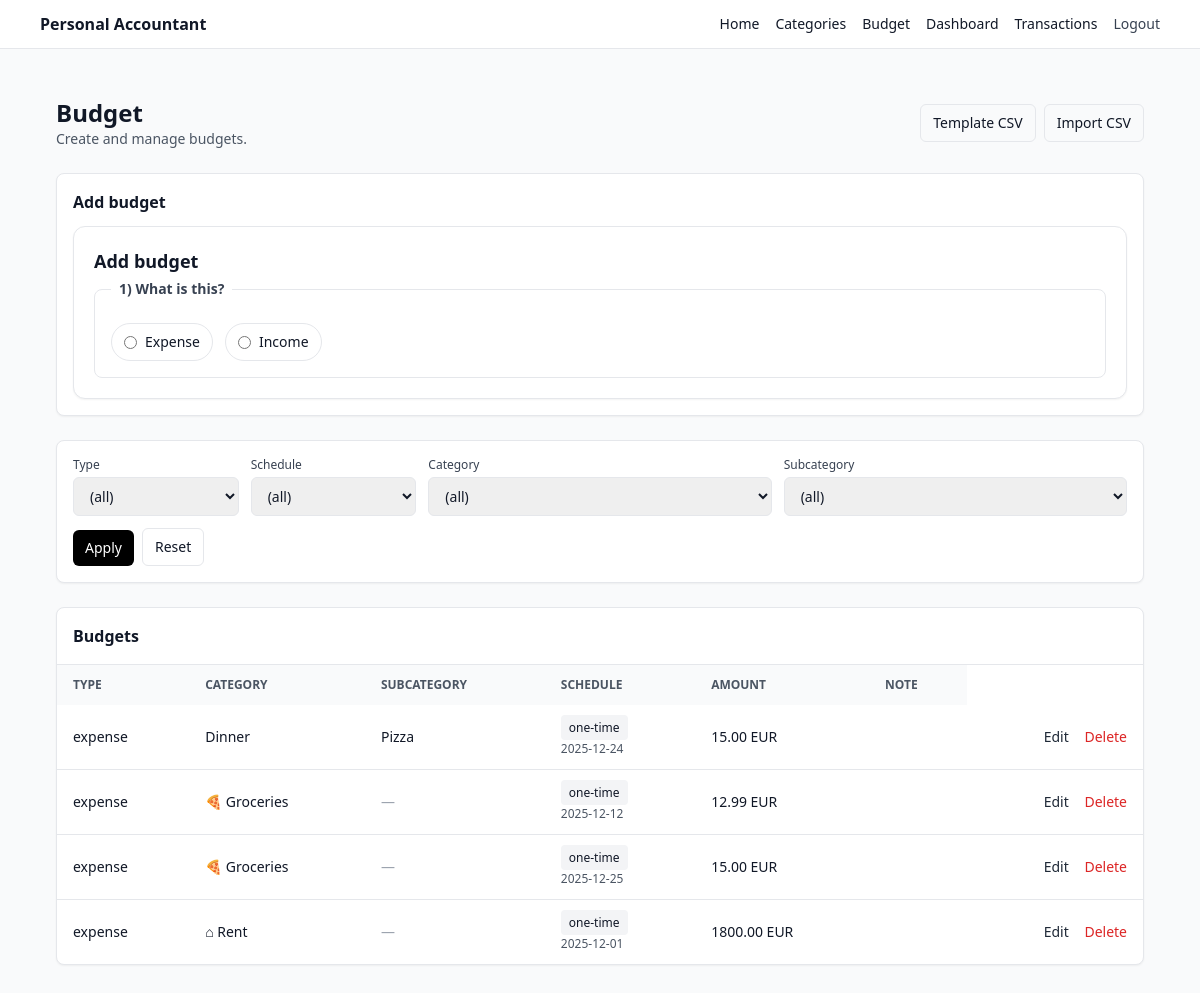
The page /budget (signed in) on the database as committed earlier.
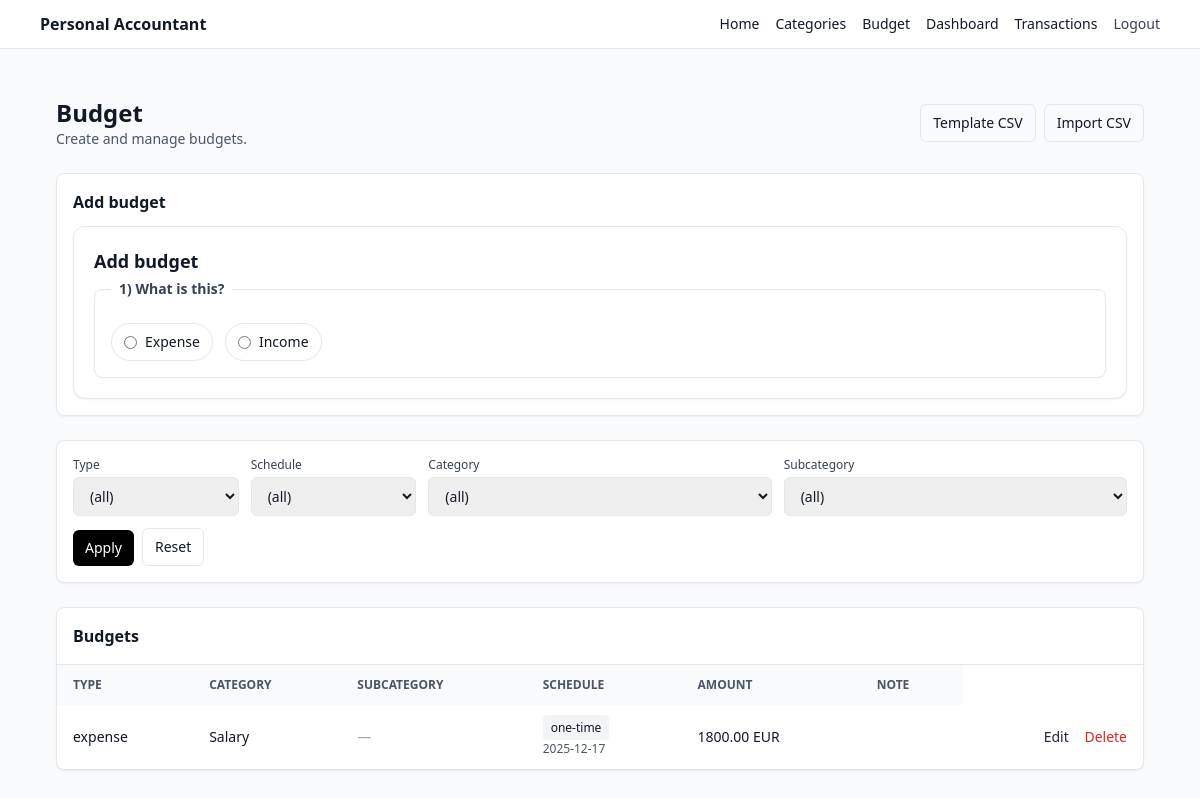
The same page on the database as committed later.
### app/models.py (models this page shows)
class Budget(SQLModel, table=True):
    id: int | None = Field(default=None, primary_key=True)
    user_id: int = Field(foreign_key="user.id", index=True)
    type: BudgetType  # income/expense
    amount_cents: int
    currency: str  # e.g. "EUR"
    category_id: int = Field(foreign_key="category.id", index=True)
    subcategory_id: int | None = Field(default=None, foreign_key="subcategory.id", index=True)
    is_recurring: bool = False
    repeat_unit: RepeatUnit | None = None        # weekly/monthly/yearly
    repeat_interval: int | None = None           # every N units (1=every month/week/year)
    day_of_month: int | None = None              # for monthly/yearly patterns
    weekday: int | None = None                   # 0=Mon ... 6=Sun for weekly patterns
    one_time_date: date | None = None
    start_date: date | None = None
    end_date: date | None = None
    note: str | None = None
    created_at: datetime = Field(default_factory=datetime.utcnow)

class Category(SQLModel, table=True):
    __table_args__ = (
        UniqueConstraint("user_id", "name", name="uq_category_user_name"),
    )
    id: int | None = Field(default=None, primary_key=True)
    user_id: int = Field(foreign_key="user.id", index=True)
    name: str
    icon: str | None = None  # emoji or icon key
    created_at: datetime = Field(default_factory=datetime.utcnow)

class Subcategory(SQLModel, table=True):
    __table_args__ = (
        UniqueConstraint("category_id", "name", name="uq_subcategory_category_name"),
    )
    id: int | None = Field(default=None, primary_key=True)
    user_id: int = Field(foreign_key="user.id", index=True)   # convenience + ownership
    category_id: int = Field(foreign_key="category.id", index=True)
    name: str
    icon: str | None = None
    created_at: datetime = Field(default_factory=datetime.utcnow)

### app/routes/budgets.py (the view)
@router.get("/budget", response_class=HTMLResponse)
def list_budget(
    request: Request,
    type: str | None = None,  # query param
    schedule: str | None = None,
    category_id: str | None = None,
    subcategory_id: str | None = None,
    q: str | None = None,
    created_from: str | None = None,
    created_to: str | None = None,
    db: Session = Depends(get_session),
    uid: int | None = Depends(current_user_id),
):
    if not uid:
        return RedirectResponse(url="/login", status_code=303)
    filters = {
        "type": (type or "").strip(),
        "schedule": (schedule or "").strip(),
        "category_id": (category_id or "").strip(),
        "subcategory_id": (subcategory_id or "").strip(),
        "q": (q or "").strip(),
        "created_from": (created_from or "").strip(),
        "created_to": (created_to or "").strip(),
    }
    return _render_budget_page(request, uid, db, filters=filters)

### templates/budget.html (shortened to what this page needs)
{% extends "_base.html" %}
{% block content %}
  <div class="mx-auto max-w-6xl px-4 py-6">
    <div class="mb-6 flex items-center justify-between">
      <div>
        <h1 class="text-2xl font-semibold">Budget</h1>
        <p class="text-sm text-gray-600">Create and manage budgets.</p>
      </div>
      <div class="flex gap-2">
        <a href="/budget/template.csv" class="rounded-md border px-3 py-2 text-sm">Template CSV</a>
        <a href="/budget/import" class="rounded-md border px-3 py-2 text-sm">Import CSV</a>
      </div>
    </div>
    <div class="mb-6 rounded-lg border bg-white p-4 shadow-sm">
      <h2 class="mb-3 font-semibold">Add budget</h2>
      {% include "_budget_form_journey.html" %}
    </div>
    {% include "_budget_filters.html" %}
    <div class="rounded-lg border bg-white shadow-sm">
      <div class="border-b p-4">
        <h2 class="font-semibold">Budgets</h2>
      </div>
      {% if budgets and budgets|length > 0 %}
        <div class="overflow-x-auto">
          <table class="w-full text-left text-sm">
            <thead class="bg-gray-50 text-xs uppercase text-gray-600">
              <tr>
                <th class="px-4 py-3">Type</th>
                <th class="px-4 py-3">Category</th>
                <th class="px-4 py-3">Subcategory</th>
                <th class="px-4 py-3">Schedule</th>
                <th class="px-4 py-3">Amount</th>
                <th class="px-4 py-3">Note</th>
              </tr>
            </thead>
            <tbody class="divide-y">
              {% for b in budgets %}
                {% set cat = categories_by_id.get(b.category_id|int) %}
                {% set sub = (subcategories_by_id.get(b.subcategory_id|int) if b.subcategory_id else None) %}
                <tr class="hover:bg-gray-50">
                  <td class="px-4 py-3">{{ (b.type.value if b.type is not string else ((b.type.split('.')[-1])|lower)) }}</td>
                  <td class="px-4 py-3">
                    {% if cat %}
                      {{ (cat.icon ~ ' ' if cat.icon else '') ~ cat.name }}
                    {% else %}
                      Category {{ b.category_id }}
                    {% endif %}
                  </td>
                  <td class="px-4 py-3">
                    {% if sub %}
                      {{ (sub.icon ~ ' ' if sub.icon else '') ~ sub.name }}
                    {% else %}
                      <span class="text-gray-400">—</span>
                    {% endif %}
                  </td>
                  <td class="px-4 py-3">
                    {% if b.is_recurring %}
                      <span class="rounded bg-gray-100 px-2 py-1 text-xs">recurring</span>
                      <div class="mt-1 text-xs text-gray-600">
                        every {{ b.repeat_interval or 1 }} {{ (b.repeat_unit.value if b.repeat_unit else b.repeat_unit) }}
                        {% if b.weekday is not none %} • weekday {{ b.weekday }}{% endif %}
                        {% if b.day_of_month is not none %} • day {{ b.day_of_month }}{% endif %}
                        {% if b.start_date %} • start {{ b.start_date }}{% endif %}
                        {% if b.end_date %} • end {{ b.end_date }}{% endif %}
                      </div>
                    {% else %}
                      <span class="rounded bg-gray-100 px-2 py-1 text-xs">one-time</span>
                      <div class="mt-1 text-xs text-gray-600">
                        {{ b.one_time_date }}
                      </div>
                    {% endif %}
                  </td>
                  <td class="px-4 py-3">
                    {{ cents_to_euros_str(b.amount_cents) }} {{ b.currency }}
                  </td>
                  <td class="px-4 py-3">
                  </td>
                  <td class="px-4 py-3 text-right whitespace-nowrap">
                    <a href="/budget/{{ b.id }}/edit" class="text-sm font-medium text-gray-800 hover:text-black">Edit</a>
                    <form action="/budget/{{ b.id }}/delete" method="post" class="inline" onsubmit="return confirm('Delete budget?');">
                      <button type="submit" class="ml-3 text-sm font-medium text-red-600 hover:text-red-700">Delete</button>
                    </form>
                  </td>
</tr>
              {% endfor %}
            </tbody>
          </table>
        </div>
      {% else %}
        <div class="p-4 text-sm text-gray-600">No budgets yet.</div>
      {% endif %}
    </div>
  </div>
{% endblock %}

### templates/_base.html (shortened to what this page needs)
<!doctype html>
<html>
  <head>
    <script src="https://cdn.tailwindcss.com"></script>
  </head>
  <body class="bg-gray-50 text-gray-900">
  {% set _uid = (user_id if user_id is defined else request.session.get('user_id')) %}
    <header class="border-b bg-white">
      <div class="mx-auto max-w-6xl px-4 py-3 flex items-center justify-between">
        <div class="font-semibold">Personal Accountant</div>
        <nav class="flex gap-4 text-sm">
          <a href="/" class="hover:underline">Home</a>
          <a href="/categories" class="hover:underline">Categories</a>
          <a href="/budget" class="hover:underline">Budget</a>
          <a href="/dashboard" class="hover:underline">Dashboard</a>
          <a href="/transaction" class="...">Transactions</a>
        {% if _uid %}<form action="/logout" method="post" class="inline"><button type="submit" class="text-sm font-medium text-gray-700 hover:text-gray-900">Logout</button></form>{% endif %}
</nav>
      </div>
    </header>
    <main class="mx-auto max-w-6xl px-4 py-6">
      {% block content %}{% endblock %}
    </main>
</body>
</html>

### templates/_budget_form_journey.html (shortened to what this page needs)
<div class="rounded-xl border bg-white p-5 shadow-sm">
  <h2 class="text-lg font-semibold mb-1">Add budget</h2>
  <form action="/budget" method="post" class="space-y-5" id="budget-journey-form">
    <fieldset class="rounded-lg border p-4">
      <legend class="px-2 text-sm font-semibold text-gray-700">1) What is this?</legend>
      <div class="mt-2 flex flex-wrap gap-3">
        <label class="inline-flex items-center gap-2 rounded-full border px-3 py-2 text-sm cursor-pointer hover:bg-gray-50">
          <input type="radio" name="budget_type" value="expense" class="accent-black" required>
          <span>Expense</span>
        </label>
        <label class="inline-flex items-center gap-2 rounded-full border px-3 py-2 text-sm cursor-pointer hover:bg-gray-50">
          <input type="radio" name="budget_type" value="income" class="accent-black" required>
          <span>Income</span>
        </label>
      </div>
    </fieldset>
  </form>
</div>

### templates/_budget_filters.html (shortened to what this page needs)
<div class="mb-6 rounded-lg border bg-white p-4 shadow-sm">
  <form method="get" action="/budget" class="grid gap-3 md:grid-cols-6">
    {% set f = filters if filters is mapping else {} %}
    <div class="md:col-span-1">
      <label class="block text-xs font-medium text-gray-700">Type</label>
      <select name="type" class="mt-1 w-full rounded-md border px-3 py-2 text-sm">
        <option value="" {% if not f.get("type") %}selected{% endif %}>(all)</option>
      </select>
    </div>
    <div class="md:col-span-1">
      <label class="block text-xs font-medium text-gray-700">Schedule</label>
      <select name="schedule" class="mt-1 w-full rounded-md border px-3 py-2 text-sm">
        <option value="" {% if not f.get("schedule") %}selected{% endif %}>(all)</option>
      </select>
    </div>
    <div class="md:col-span-2">
      <label class="block text-xs font-medium text-gray-700">Category</label>
      <select
        name="category_id"
        id="f_category_id"
        class="mt-1 w-full rounded-md border px-3 py-2 text-sm"
        hx-get="/budget/subcategories"
        hx-trigger="change"
        hx-target="#f_subcategory_id"
        hx-include="#f_category_id"
      >
        <option value="" {% if not f.get("category_id") %}selected{% endif %}>(all)</option>
      </select>
    </div>
    <div class="md:col-span-2">
      <label class="block text-xs font-medium text-gray-700">Subcategory</label>
      <select name="subcategory_id" id="f_subcategory_id" class="mt-1 w-full rounded-md border px-3 py-2 text-sm">
        <option value="" {% if not f.get("subcategory_id") %}selected{% endif %}>(all)</option>
      </select>
    </div>
    <div class="md:col-span-6 flex items-end gap-2">
      <button type="submit" class="rounded-md bg-black px-3 py-2 text-sm text-white">Apply</button>
      <a href="/budget" class="rounded-md border px-3 py-2 text-sm">Reset</a>
    </div>
  </form>
</div>

Rows that differ between the two databases and show on the page:
removed Budget: type "expense", one_time_date "2025-12-24", amount_cents "15.00", currency "EUR"
removed Category: icon+name "Dinner"
removed Subcategory: icon+name "Pizza"
removed Budget: type "expense", one_time_date "2025-12-12", amount_cents "12.99", currency "EUR"
no longer on this page (row edited): Category: icon+name "🍕 Groceries"
removed Budget: type "expense", one_time_date "2025-12-25", amount_cents "15.00", currency "EUR"
changed Budget "expense": one_time_date "2025-12-01" → "2025-12-17"
changed Category: icon+name "⌂ Rent" → "Salary"
